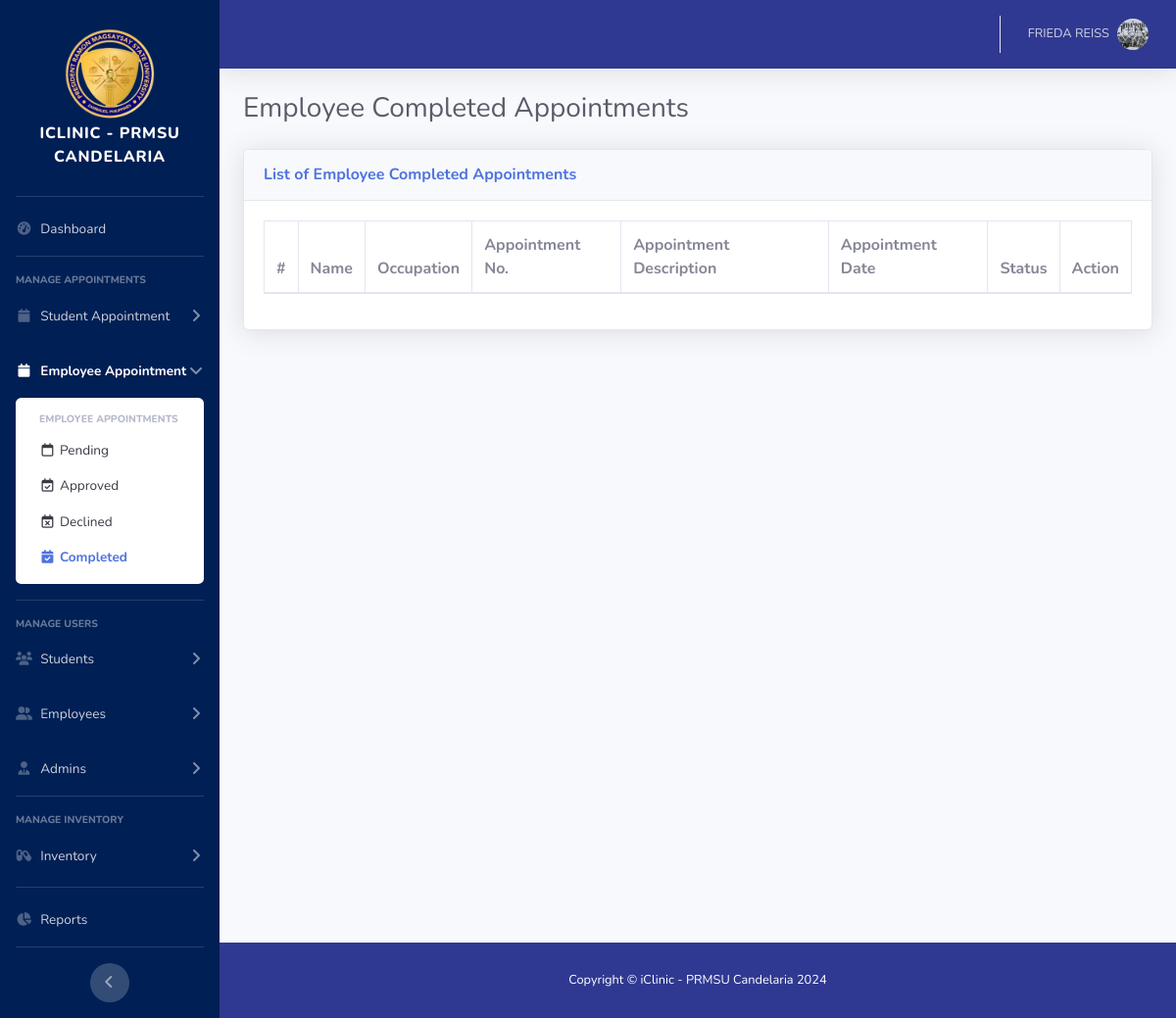
/admin/employees-appointment-completed.php (signed in), run on an earlier commit of the app's database.
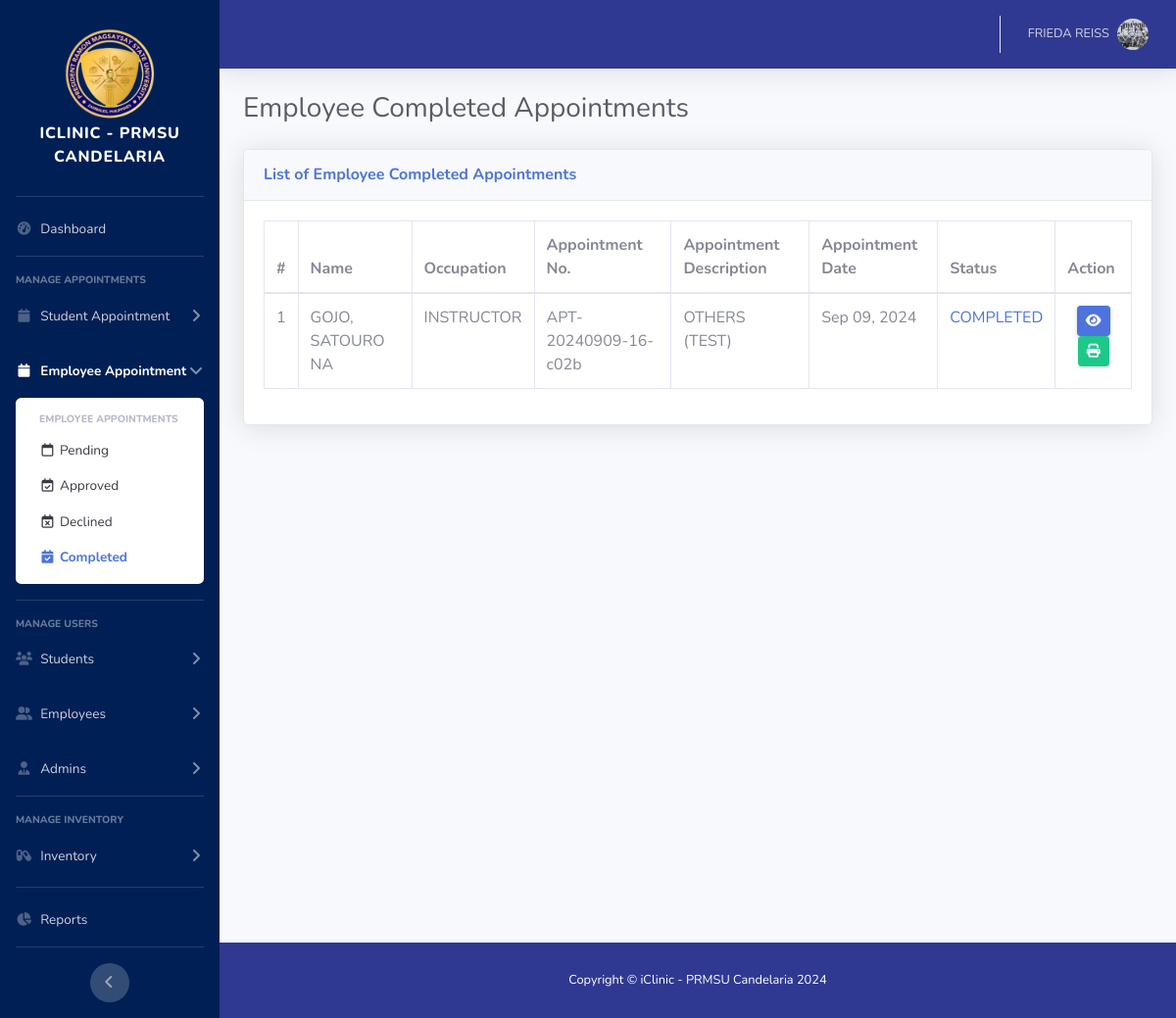
And on a later commit of the database.
### tables this page shows
CREATE TABLE `appointment_tbl` (
  `appointment_id` int(11) NOT NULL,
  `appointment_no` varchar(255) NOT NULL,
  `appointment_description` varchar(255) NOT NULL,
  `appointment_description_others` varchar(255) NOT NULL,
  `appointment_date` date NOT NULL,
  `appointment_status` varchar(50) NOT NULL,
  `user_id` int(11) NOT NULL,
  `deleted` tinyint(1) NOT NULL DEFAULT 0
);

CREATE TABLE `employee_tbl` (
  `employee_id` int(11) NOT NULL,
  `user_id` int(11) NOT NULL,
  `first_name` varchar(50) NOT NULL,
  `middle_name` varchar(50) NOT NULL,
  `last_name` varchar(50) NOT NULL,
  `suffix_name` varchar(20) NOT NULL,
  `birthdate` date NOT NULL,
  `age` int(10) NOT NULL,
  `sex` varchar(20) NOT NULL,
  `contact_no` varchar(12) NOT NULL,
  `personal_address` varchar(100) NOT NULL,
  `occupation` varchar(100) NOT NULL,
  `emergency_contact_name` varchar(100) NOT NULL,
  `emergency_contact_no` varchar(12) NOT NULL,
  `emergency_contact_address` varchar(100) NOT NULL,
  `profile` varchar(255) NOT NULL,
  `deleted` tinyint(1) NOT NULL DEFAULT 0 COMMENT '1 = deleted, 0 = not deleted'
);

### admin/employees-appointment-completed.php (the view, shortened to what the changed rows need)
<!DOCTYPE html>
<html lang="en">
<?php include './include/head.php'; ?>
<body id="page-top">
    <div id="wrapper">
        <div id="content-wrapper" class="d-flex flex-column">
            <div id="content">
                <div class="container-fluid">
                    <div class="d-sm-flex align-items-center justify-content-between mb-4">
                        <h1 class="h3 mb-0 text-gray-800">Employee Completed Appointments</h1>
                    </div>
                    <div class="row">
                        <div class="col-xl-12 col-lg-12">
                            <div class="card shadow mb-4">
                                <div class="card-body">
                                    <div class="table-responsive">
                                        <table class="table table-bordered nowrap" id="myTable" width="100%" cellspacing="0">
                                            <thead class="">
                                                <tr>
                                                    <th scope="col">#</th>
                                                    <th scope="col">Name</th>
                                                    <th scope="col">Occupation</th>
                                                    <th scope="col">Appointment No.</th>
                                                    <th scope="col">Appointment Description</th>
                                                    <th scope="col">Appointment Date</th>
                                                    <th scope="col">Status</th>
                                                    <th scope="col">Action</th>
                                                </tr>
                                            </thead>
                                            <tbody>
                                            <?php
                                                require '../db/dbconn.php';
                                                $display_appointments = "
                                                					SELECT apt.*, CONCAT(st.last_name, ', ', st.first_name, ' ', st.suffix_name) as fullname, st.occupation, avt.blood_pressure, avt.temperature, avt.weight, avt.height, avt.diagnosis, avt.date_completed
                                                                    FROM appointment_tbl apt
                                                                    INNER JOIN user_tbl ut ON ut.user_id = apt.user_id
                                                                    INNER JOIN employee_tbl st ON st.user_id = ut.user_id
                                                                    INNER JOIN appointment_vitals_tbl avt ON avt.appointment_id = apt.appointment_id
                                                                    WHERE apt.deleted = 0 AND ut.role = 'EMPLOYEE' AND apt.appointment_status = 'COMPLETED'
                                                					";
                                                $sqlQuery = mysqli_query($con, $display_appointments) or die(mysqli_error($con));
                                                $counter = 1;
                                                while($row = mysqli_fetch_array($sqlQuery)){
                                                    $appointment_id = $row['appointment_id'];
                                                    $appointment_no = $row['appointment_no'];
                                                    $appointment_description = $row['appointment_description'];
                                                    $appointment_description_others = $row['appointment_description_others'];
                                                    $appointment_date = $row['appointment_date'];
                                                    $appointment_status = $row['appointment_status'];
                                                    $fullname = $row['fullname'];
                                                    $occupation = $row['occupation'];
                                                    $formatted_date = date('M d, Y', strtotime($appointment_date));
                                                    if ($appointment_status == 'PENDING') {
                                                        $status_text = "<p class='text-warning text-center'>PENDING</p>";
                                                    } elseif ($appointment_status == 'APPROVED') {
                                                        $status_text = "<p class='text-success text-center'>APPROVED</p>";
                                                    } elseif ($appointment_status == 'COMPLETED') {
                                                        $status_text = "<p class='text-primary text-center'>COMPLETED</p>";
                                                    }
                                                    if ($appointment_description == "OTHERS") {
                                                    	$appointment_description_text = $appointment_description. ' (' . $appointment_description_others . ') ';
                                                    } else {
                                                    	$appointment_description_text = $appointment_description;
                                                    }
                                            ?>
                                        <tr>
                                            <td class=""><?php echo $counter; ?></td>
                                            <td class=""><?php echo $fullname; ?></td>
                                            <td class=""><?php echo $occupation; ?></td>
                                            <td class=""><?php echo $appointment_no; ?></td>
                                            <td class=""><?php echo $appointment_description_text; ?></td>
                                            <td class=""><?php echo $formatted_date; ?></td>
                                            <td class=""><?php echo $status_text; ?></td>
                                            <td class="text-center">
                                            	<a class="btn btn-sm shadow-sm btn-primary" data-toggle="modal" data-target="#vitalsview_<?php echo $appointment_id; ?>">
                                                    <i class="fa-solid fa-eye"></i>
                                                </a>
                                                <a class="btn btn-sm btn-success print-docx" data-id="<?php echo $appointment_id; ?>" data-no="<?php echo $appointment_no; ?>">
                                                    <i class="fa-solid fa-print"></i>
                                                </a>
                                            </td>
                                        </tr>
                                        <?php
                                            $counter++;
                                        }
                                        ?>
                                        </tbody>
                                        </table>
                                    </div>
                                </div>
                            </div>
                        </div>
                    </div>
                </div>
            </div>
        </div>
    </div>
</body>
</html>

What changed in the data, as far as the page shows it:
added appointment_tbl: fullname "GOJO, SATOURO NA", employee_tbl.occupation "INSTRUCTOR", appointment_no "APT-20240909-16-c02b", appointment_description_text "OTHERS (TEST)", appointment_date "Sep 09, 2024", appointment_status "COMPLETED"
